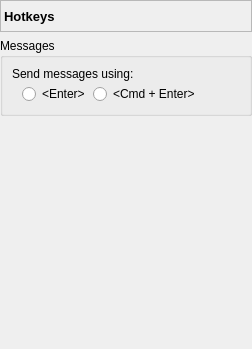
       <widget class="QWidget" name="pageHotkeys">
        <layout class="QVBoxLayout" name="verticalLayout_34">
         <property name="margin">
          <number>0</number>
         </property>
         <item>
          <widget class="QLabel" name="lblHotkeysPage">
           <property name="minimumSize">
            <size>
             <width>0</width>
             <height>32</height>
            </size>
           </property>
           <property name="maximumSize">
            <size>
             <width>16777215</width>
             <height>32</height>
            </size>
           </property>
           <property name="font">
            <font>
             <pointsize>10</pointsize>
             <weight>75</weight>
             <bold>true</bold>
            </font>
           </property>
           <property name="frameShape">
            <enum>QFrame::StyledPanel</enum>
           </property>
           <property name="frameShadow">
            <enum>QFrame::Sunken</enum>
           </property>
           <property name="text">
            <string>Hotkeys</string>
           </property>
          </widget>
         </item>
         <item>
          <widget class="QGroupBox" name="grpMsgHotkeys">
           <property name="title">
            <string>Messages</string>
           </property>
           <layout class="QVBoxLayout" name="verticalLayout_33">
            <item>
             <layout class="QVBoxLayout" name="verticalLayout_32">
              <property name="spacing">
               <number>3</number>
              </property>
              <item>
               <widget class="QLabel" name="lblSendModDesc">
                <property name="text">
                 <string>Send messages using:</string>
                </property>
               </widget>
              </item>
              <item>
               <layout class="QHBoxLayout" name="horizontalLayout_26">
                <item>
                 <spacer name="horizontalSpacer_24">
                  <property name="orientation">
                   <enum>Qt::Horizontal</enum>
                  </property>
                  <property name="sizeType">
                   <enum>QSizePolicy::Fixed</enum>
                  </property>
                  <property name="sizeHint" stdset="0">
                   <size>
                    <width>10</width>
                    <height>20</height>
                   </size>
                  </property>
                 </spacer>
                </item>
                <item>
                 <widget class="QRadioButton" name="rdbEnter">
                  <property name="text">
                   <string>&lt;Enter&gt;</string>
                  </property>
                 </widget>
                </item>
                <item>
                 <widget class="QRadioButton" name="rdbCmdEnter">
                  <property name="text">
                   <string>&lt;Cmd + Enter&gt;</string>
                  </property>
                 </widget>
                </item>
                <item>
                 <spacer name="horizontalSpacer_25">
                  <property name="orientation">
                   <enum>Qt::Horizontal</enum>
                  </property>
                  <property name="sizeHint" stdset="0">
                   <size>
                    <width>40</width>
                    <height>20</height>
                   </size>
                  </property>
                 </spacer>
                </item>
               </layout>
              </item>
             </layout>
            </item>
           </layout>
          </widget>
         </item>
         <item>
          <spacer name="verticalSpacer_10">
           <property name="orientation">
            <enum>Qt::Vertical</enum>
           </property>
           <property name="sizeHint" stdset="0">
            <size>
             <width>20</width>
             <height>233</height>
            </size>
           </property>
          </spacer>
         </item>
        </layout>
       </widget>
